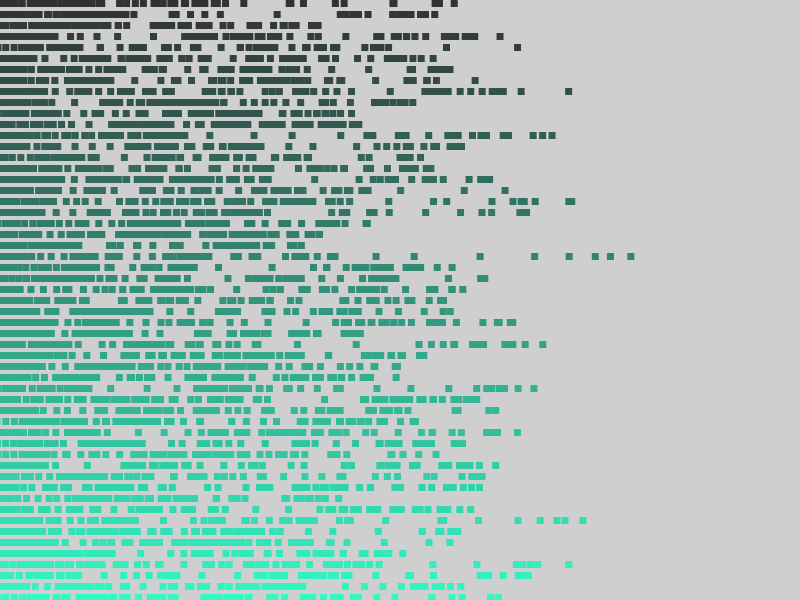
Frame 1 (no input)
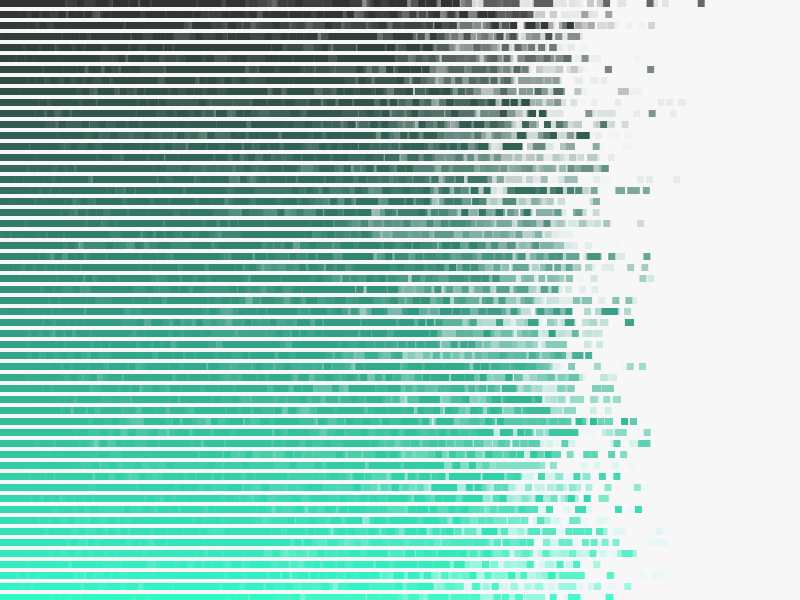
Frame 60 (the mouse pressed at the canvas centre just before this capture)
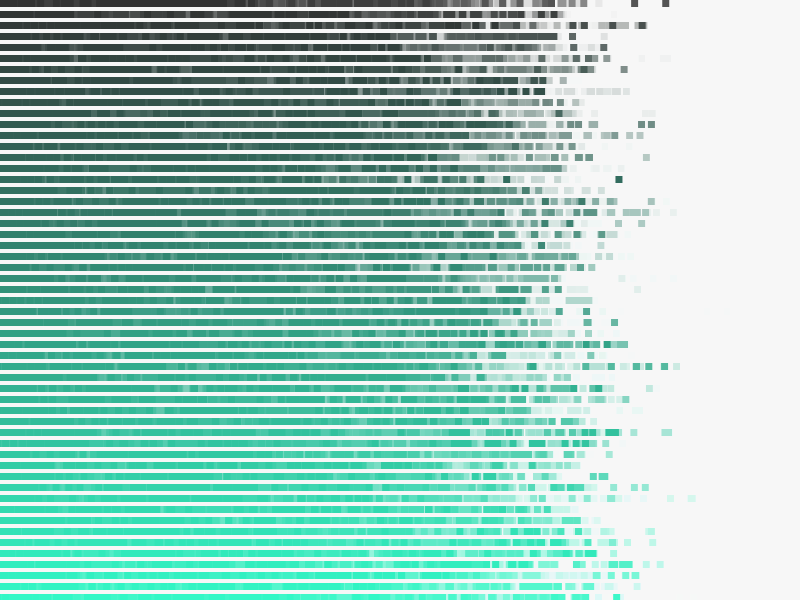
Frame 120 (the mouse held since frame 60 and released just before this capture)

The Processing sketch that drew these frames (run headless with seeded random() and noise(); from frame 60 on, the mouse is pressed at the canvas centre):

// Processing sketch: processing_107341
// ── processing_107341.pde

float rectX = 0;
float distX;
float easing = 0.25;
float a = 0;

void setup() {
  size(800, 600);
}

void draw() {
  fill(255, 15);
  noStroke();
  rect(0, 0, width, height);

  rectX += (distX - rectX)*easing;
  distX = 0;

  for (int i=0; i<height; i+=11) {
    for (int j = -width; j<width; j+=11) {
      fill(50, 50+i/3,50+i/4);
      float tempP = noise(a);
      a+=0.1;
    //  println(tempP);
      rect(tempP*j+rectX*j/4, i, 7, 7);
     
      if (a>100000) a =0;
    }
  }
}
